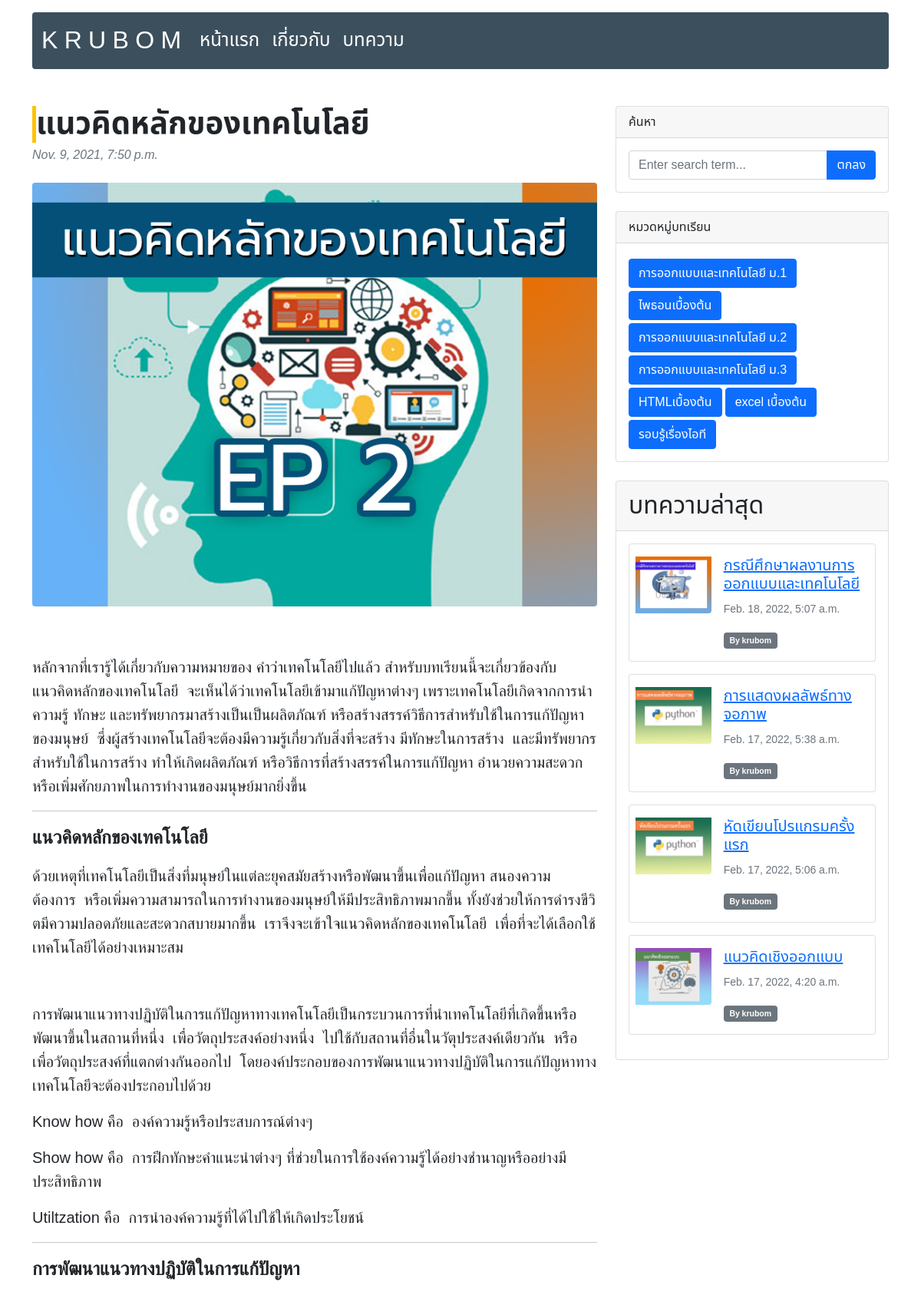
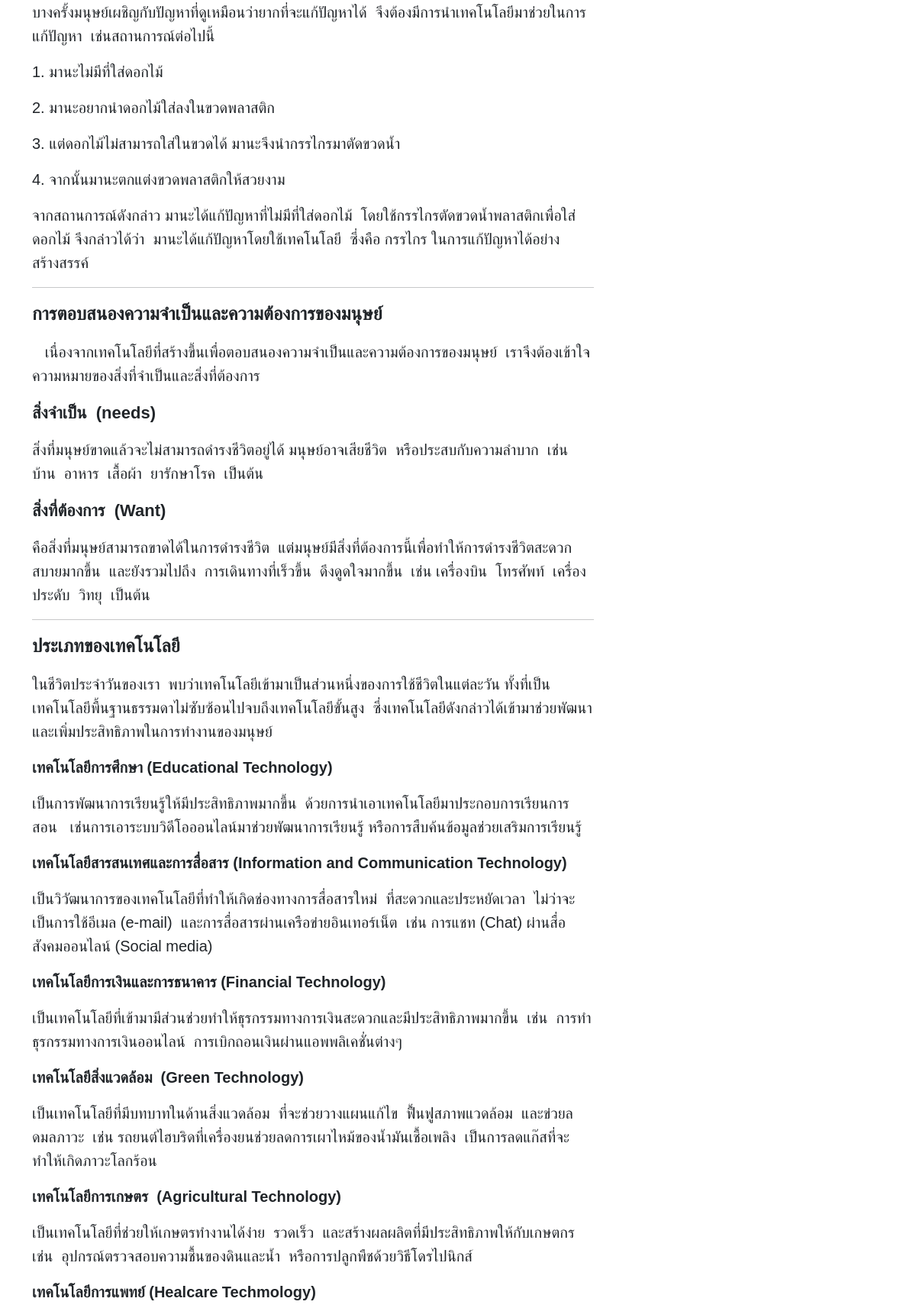
The page /technology-concept/ (upper part) on the database its author committed (2 pictures, top to bottom).
### blog/models.py (models this page shows, shortened)
class Blogs(models.Model):
    name = models.CharField(max_length=255)
    slug = models.SlugField(unique=True)
    description = models.TextField()
    content = RichTextUploadingField(verbose_name='content')
    category = models.ForeignKey(Category,on_delete=models.CASCADE)
    writer = models.CharField(max_length=255)
    views = models.IntegerField(default=0)
    images = models.ImageField(upload_to="blogImages",blank=True)
    create = models.DateTimeField(auto_now_add=True)
    grade = models.CharField(max_length=50)
    def get_url(self):
        return reverse('blogdetail', args=[self.slug])

### category/models.py (models this page shows, shortened)
class Category(models.Model):
    name = models.CharField(max_length=200,unique=True)
    slug = models.SlugField(unique=True,default=uuid.uuid1)
    def get_url(self):
        return reverse('category', args=[self.slug])

### blog/views.py (the view, shortened to what this page needs)
# urls.py: path('<slug:slug>/',blogdetail,name="blogdetail"),
def blogdetail(request,slug):
    template_name = 'blogdetail.html'
    blogdetail = Blogs.objects.get(slug=slug)
    post = get_object_or_404(Blogs,slug=slug)
    comments = post.comments.filter(active=True)
    new_comment = None
    if request.method == 'POST':
        form = CommentForm(data= request.POST)
        if form.is_valid():
            new_comment = form.save(commit=False)
            new_comment.post = post
            new_comment.save()
    else:
        form = CommentForm()
    return render(request,template_name,{'blogdetail':blogdetail,'form':form,'post':post,'new_comment':new_comment,'comments':comments})

### blog/forms.py
class CommentForm(ModelForm):
    class Meta:
        model = Comment
        fields = ('name','body')
        labels = {
            "name":"ชื่อ",
            "body":"แสดงความคิดเห็น",
        }

### blog/context_processors.py (called while the page is built)
def category_link(request):
    links = Category.objects.all()
    last = Blogs.objects.all().order_by('-pk')
    return dict(link=links)

def last_blog(request):
    last = Blogs.objects.all().order_by('-pk')[:4]
    blogs = Blogs.objects.all()
    return dict(last=last,blogs=blogs)

### blog/templates/blogdetail.html (shortened to what this page needs)
{% load static %}
{% load crispy_forms_tags %}
<!DOCTYPE html>
<html lang="en">
<head>
    <link href="https://cdn.jsdelivr.net/npm/bootstrap@5.1.3/dist/css/bootstrap.min.css" rel="stylesheet">
	<link rel="stylesheet" type="text/css" href="{% static 'css/custom.css' %}">
</head>
<body style="font-family: 'Noto Sans Thai', sans-serif;">
    <div class="container mt-3">
		<nav class="navbar navbar-expand-lg navbar-dark  rounded" aria-label="Eleventh navbar example" style="background-color: hsl(206, 21%, 30%);">
			<div class="container-fluid">
			<a class="navbar-brand fs-2" href="#">K R U B O M</a>
			<div class="collapse navbar-collapse" id="navbarsExample09">
				<ul class="navbar-nav me-auto mb-2 mb-lg-0">
				<li class="nav-item">
					<a class="a nav-link active fs-4" aria-current="page" href="{% url 'index' %}">หน้าแรก</a>
				</li>
				<li class="nav-item">
					<a class="a nav-link active fs-4" aria-current="page" href="{% url 'about' %}"">เกี่ยวกับ</a>
				</li>
				<li class="nav-item">
					<a class="a nav-link active fs-4" aria-current="page" href="{% url 'index' %}">บทความ</a>
				</li>
				</ul>
			</div>
			</div>
		</nav>
	</div>
	<div class="container mt-5 ">
		<div class="row">
			<div class="col-lg-8">
				<article>
					<header class="mb-4">
						<h1 class="fw-bolder mb-1 border-start border-5 border-warning">{{ blogdetail.name }}</h1>
						<div class="text-muted fst-italic mb-2">{{blogdetail.create}}</div>
					</header>
					<figure class="mb-4"><img class="img-fluid rounded" height="auto" src="{{ blogdetail.images.url}}" alt="..." /></figure>
					<section class="mb-5">
						<p class="fs-5 mb-4">{{blogdetail.content|safe}}</p>
					</section>
				</article>
			</div>
			<div class="col-lg-4">
				<div class="card mb-4">
					<div class="card-header">ค้นหา</div>
					<div class="card-body">
						<div class="input-group">
							<input class="form-control" type="text" placeholder="Enter search term..." aria-label="Enter search term..." aria-describedby="button-search" />
							<button class="btn btn-primary" id="button-search" type="button">ตกลง</button>
						</div>
					</div>
				</div>
				<div class="card mb-4">
					<div class="card-header">หมวดหมู่บทเรียน</div>
					<div class="card-body">
						<div class="row">
							<div class="col-sm-12">
									{% for cate in link %}
										<a href="{{ cate.get_url }}"><button class="btn btn-primary mt-1">{{ cate.name}}</button></a>
									{% endfor %}
							</div>
						</div>
					</div>
				</div>
				<div class="card mb-4">
					<div class="card-header fs-2">บทความล่าสุด</div>
					<div class="card-body">
						<div class="row">
							{% for cate in last %}
							<div class="col-sm-12">
								<div class="card mb-3 " style="max-width: 540px;">
									<div class="row g-0">
									  <div class="col-md-4">
										<a href="{{ cate.get_url }}"><img src="{{ cate.images.url }}" class="img-fluid rounded pt-3 ps-2	" alt="..."></a>
									  </div>
									  <div class="col-md-8">
										<div class="card-body">
											<a href="{{ cate.get_url }}"><h5 class="card-title">{{ cate.name }}</h5></a>
										  <p class="card-text"><small class="text-muted">{{ cate.create }}</small></p>
										  <p class="card-text badge bg-secondary"><small class="text-white">By {{ cate.writer }}</small></p>
										</div>
									  </div>
									</div>
								</div>
							</div>
							{% endfor %}
						</div>
					</div>
				</div>
			</div>
		</div>
	</div>
</body>
</html>

### blog/templates/blogdetail.html (style rules this page uses)
.a { position: relative; color: rgb(255, 255, 255); text-decoration: none; }
.a::before { content: ""; position: absolute; display: block; width: 100%; height: 2px; bottom: 0; left: 0; background-color: rgb(255, 255, 255); transform: scaleX(0); transition: transform 0.3s ease; }

### rows shown on the page
Blogs: name "แนวคิดหลักของเทคโนโลยี", create "Nov. 9, 2021, 7:50 p.m.", images (picture), content "หลักจากที่เรารู้ได้เกี่ยวกับความหมายของ คำว่าเทคโนโลยีไปแล้ว สำหรับบทเรียนนี้จะเกี่ยวข้องกับแนวคิดหลักของเทคโนโลยี จะเห็นได้ว่าเทคโนโลยีเข้ามาแก้ปัญหาต่างๆ เพราะเทคโนโลยีเกิดจากการนำความรู้ ทักษะ และทรัพยากรมาสร้างเป็นเป็นผลิตภัณฑ์ หรือสร้างสรรค์วิธีการสำหรับใช้ในการแก้ปัญหาของมนุษย์ ซึ่งผู้สร้างเทคโนโลยีจะต้องมีความรู้เกี่ยวกับสิ่งที่จะสร้าง มีทักษะในการสร้าง และมีทรัพยากรสำหรับใช้ในการสร้าง ทำให้เกิดผลิตภัณฑ์ หรือวิธีการที่สร้างสรรค์ในการแก้ปัญหา อำนวยความสะดวก หรือเพิ่มศักยภาพในการทำงานของมนุษย์มากยิ่งขึ้น แนวคิดหลักของเทคโนโลยี ด้วยเหตุที่เทคโนโลยีเป็นสิ่งที่มนุษย์ในแต่ละยุคสมัยสร้างหรือพัฒนาขึ้นเพื่อแก้ปัญหา สนองความต้องการ หรือเพิ่มความสามารถในการทำงานของมนุษย์ให้มีประสิทธิภาพมากขึ้น…"
Category: name "การออกแบบและเทคโนโลยี ม.1"
Category: name "ไพธอนเบื้องต้น"
Category: name "การออกแบบและเทคโนโลยี ม.2"
Category: name "การออกแบบและเทคโนโลยี ม.3"
Category: name "HTMLเบื้องต้น"
Category: name "excel เบื้องต้น"
Category: name "รอบรู้เรื่องไอที"
Blogs: images (picture), name "กรณีศึกษาผลงานการออกแบบและเทคโนโลยี", create "Feb. 18, 2022, 5:07 a.m.", writer "krubom"
Blogs: images (picture), name "การแสดงผลลัพธ์ทางจอภาพ", create "Feb. 17, 2022, 5:38 a.m.", writer "krubom"
Blogs: images (picture), name "หัดเขียนโปรแกรมครั้งแรก", create "Feb. 17, 2022, 5:06 a.m.", writer "krubom"
Blogs: images (picture), name "แนวคิดเชิงออกแบบ", create "Feb. 17, 2022, 4:20 a.m.", writer "krubom"
